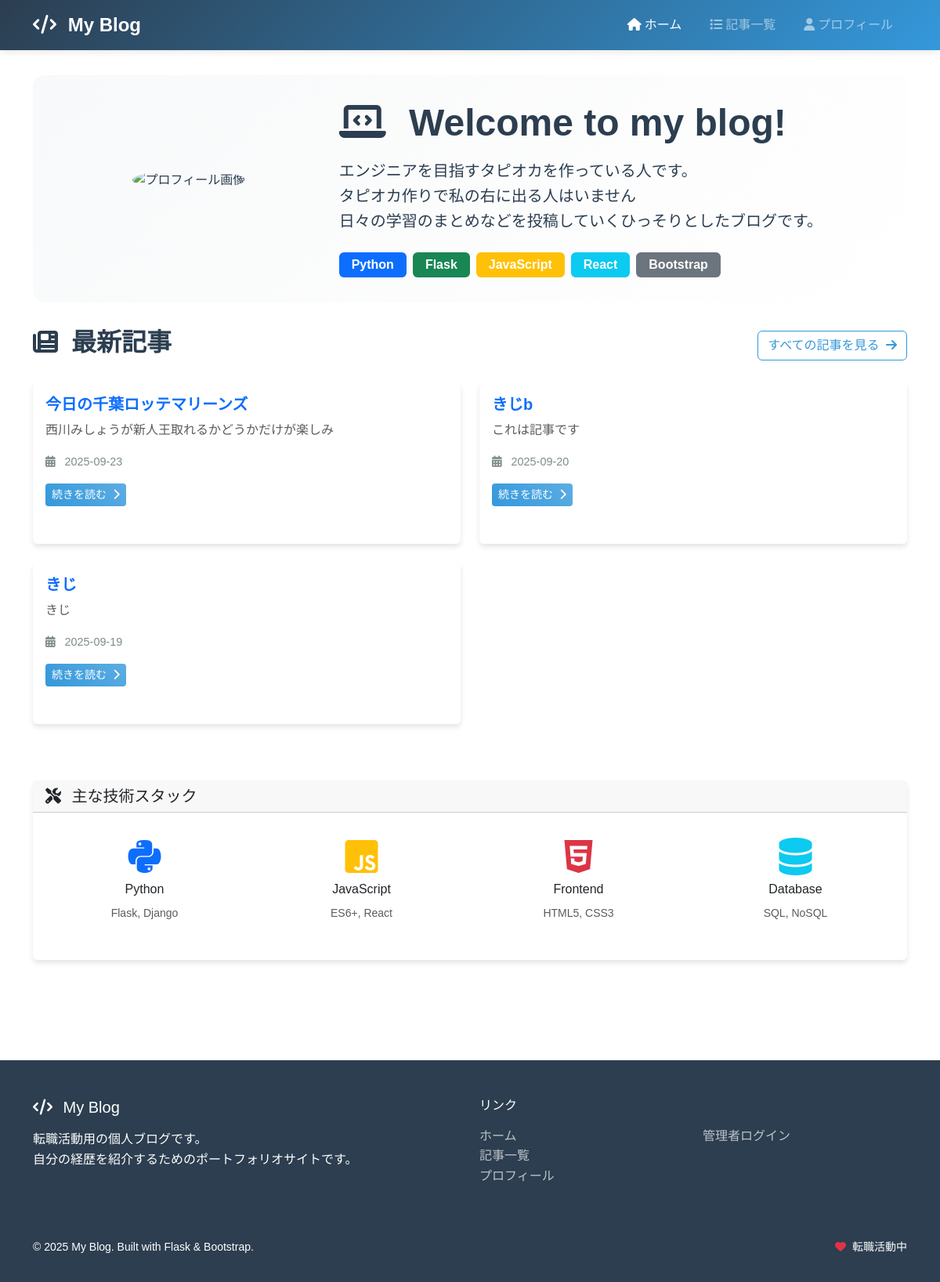
Page /home on the earlier database version.
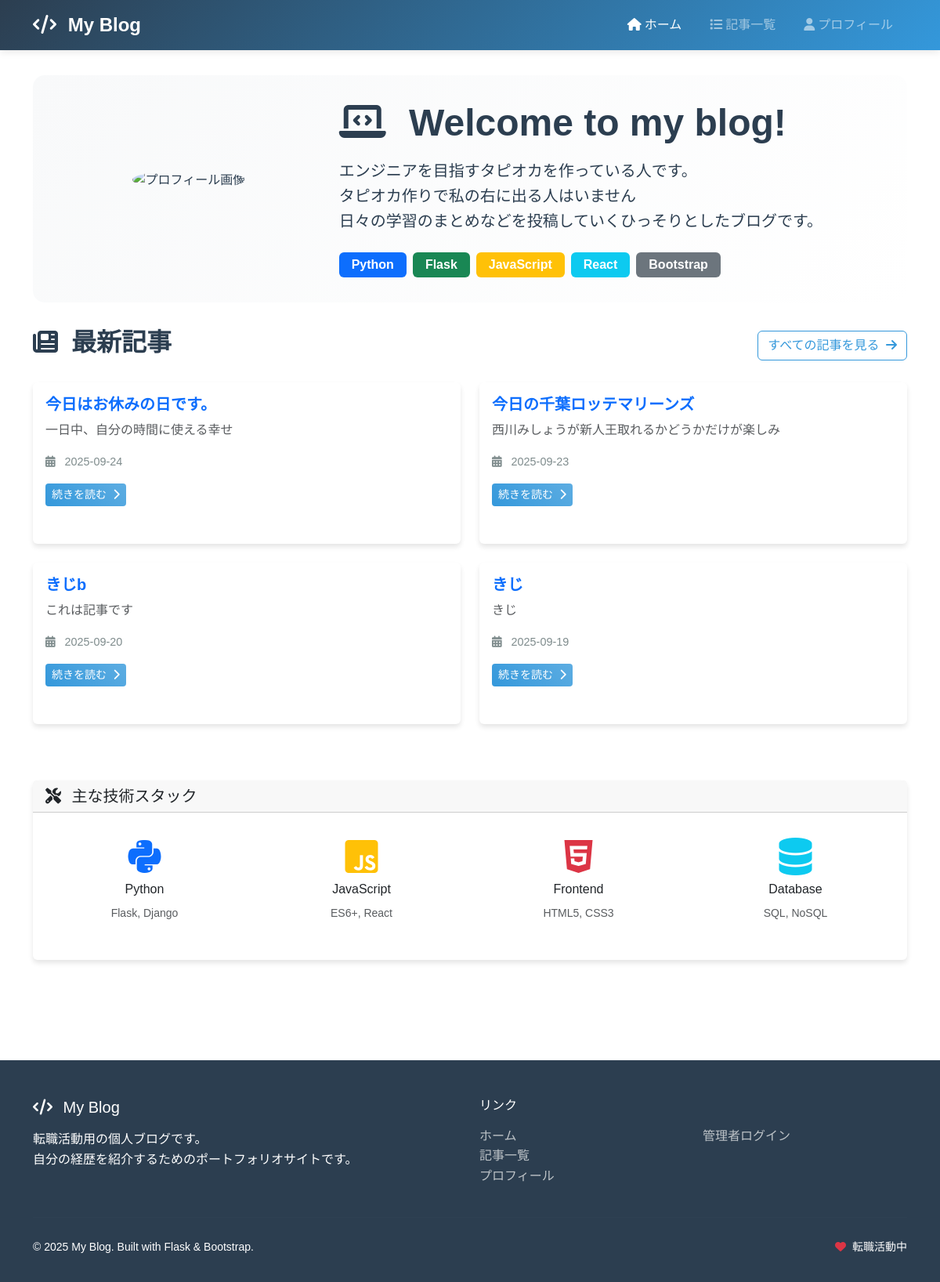
Same page on the later database version.
### app.py (models this page shows, shortened)
class Post(db.Model):
    __tablename__ = 'posts'
    id = db.Column(db.Integer, primary_key=True)
    title = db.Column(db.String(200), nullable=False)
    content = db.Column(db.Text, nullable=False)
    created_at = db.Column(db.DateTime, default=datetime.now)
    updated_at = db.Column(db.DateTime, default=datetime.now, onupdate=datetime.now)
    is_published = db.Column(db.Boolean, default=False)
    def get_summary(self, length=150):
        return self.content[:length] + '...' if len(self.content) > length else self.content

### app.py (the view)
@app.route('/home')
def home():
    recent_posts = Post.query.filter_by(is_published=True) \
        .order_by(Post.created_at.desc()) \
        .limit(5) \
        .all()
    posts_with_summary = []
    for post in recent_posts:
        posts_with_summary.append({
            'id': post.id,
            'title': post.title,
            'content': post.content,
            'summary': post.get_summary(),
            'created_at': post.created_at.strftime('%Y-%m-%d %H:%M:%S')
        })
    return render_template('frontend/home.html', posts=posts_with_summary)

### templates/frontend/home.html (shortened to what the changed rows need)
{% extends "frontend/base.html" %}
{% block content %}
<div class="profile-section text-center">
    <div class="row align-items-center">
        <div class="col-md-8 text-md-start">
            <h1 class="display-5 fw-bold mb-3">
                <i class="fas fa-laptop-code me-3"></i>
                Welcome to my blog!
            </h1>
        </div>
    </div>
</div>
<div class="row">
    <div class="col-12">
        <div class="d-flex justify-content-between align-items-center mb-4">
            <h2 class="fw-bold">
                <i class="fas fa-newspaper me-2"></i>
                最新記事
            </h2>
        </div>
    </div>
</div>
{% if posts %}
<div class="row">
    {% for post in posts %}
    <div class="col-lg-6 mb-4">
        <div class="card h-100">
            <div class="card-body">
                <h5 class="card-title">
                    <a href="{{ url_for('post_detail', post_id=post.id) }}"
                       class="text-decoration-none">
                        {{ post.title }}
                    </a>
                </h5>
                <p class="card-text text-muted">{{ post.summary }}</p>
                <div class="post-meta mb-3">
                    <i class="fas fa-calendar-alt me-2"></i>
                    {{ post.created_at[:10] }}
                </div>
                <a href="{{ url_for('post_detail', post_id=post.id) }}"
                   class="btn btn-primary btn-sm">
                    続きを読む
                    <i class="fas fa-chevron-right ms-1"></i>
                </a>
            </div>
        </div>
    </div>
    {% endfor %}
</div>
{% endif %}
{% endblock %}

Differences in the rows shown:
added Post: title "今日はお休みの日です。", summary "一日中、自分の時間に使える幸せ", created_at "2025-09-24"
